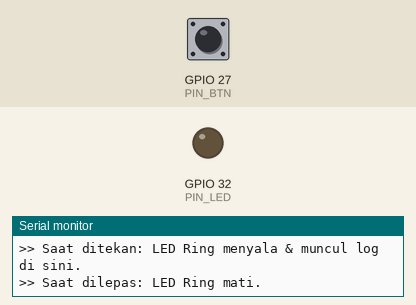
A sketch run on a simulated ESP32. On the bench: output pins drawn as LEDs (lit = HIGH), the last lines printed to the serial monitor. The inputs (shaded band) are chosen by the test bench; at power-on: GPIO 27 (PIN_BTN) HIGH.

Above: at 3.4 s.
3.5 s: GPIO 27 (PIN_BTN) pulled LOW for 0.15 s
At 3.59 s:
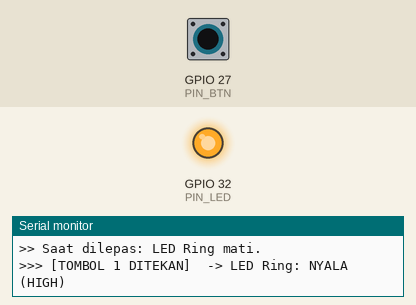
5.1 s: GPIO 27 (PIN_BTN) pulled LOW for 3.2 s
At 9.7 s:
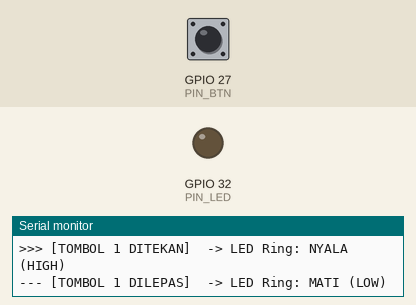
Timing chart, 0 to 11.2 s (numbered marks = the images above; inputs shaded):
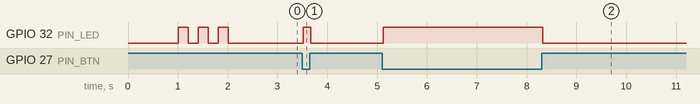

The sketch:

test_1b_button.ino
```cpp
/*
 * ============================================================
 * RANOVA Smart Plug - TES 1B: Tombol Metal 16mm + LED Ring (Slot 1)
 * ============================================================
 * Tujuan  : Memastikan tombol terbaca dan lampu LED ring menyala
 * Komponen: ESP32 DevKit V1 + 1 unit Metal Push Button 16mm
 *
 * Wiring 5 Kaki Tombol Slot 1:
 *   NO        --> ESP32 GPIO 27  (Sinyal tombol)
 *   C / COM   --> ESP32 GND      (Ground saklar)
 *   + (LED+)  --> ESP32 GPIO 32  (Kontrol lampu LED ring)
 *   - (LED-)  --> ESP32 GND      (Ground LED ring)
 *   NC        --> KOSONG         (Tidak dipakai)
 * ============================================================
 */

const int PIN_BTN = 27;  // Tombol Slot 1 (INPUT_PULLUP)
const int PIN_LED = 32;  // LED Ring Slot 1 (OUTPUT)

bool lastButtonState = HIGH;

void setup() {
  Serial.begin(115200);
  delay(1000);

  Serial.println("\n=============================================");
  Serial.println("  RANOVA - TES 1B: TOMBOL & LED RING SLOT 1  ");
  Serial.println("=============================================");

  // Inisialisasi pin
  pinMode(PIN_BTN, INPUT_PULLUP);
  pinMode(PIN_LED, OUTPUT);

  // Tes awal LED Ring: Kedipkan 3 kali untuk cek lampu sehat
  Serial.println("Mengetes lampu LED ring (kedip 3x)...");
  for (int i = 0; i < 3; i++) {
    digitalWrite(PIN_LED, HIGH);
    delay(200);
    digitalWrite(PIN_LED, LOW);
    delay(200);
  }

  Serial.println("Siap! Silakan tekan tombol fisik Slot 1 sekarang.");
  Serial.println(">> Saat ditekan: LED Ring menyala & muncul log di sini.");
  Serial.println(">> Saat dilepas: LED Ring mati.\n");
}

void loop() {
  bool currentButtonState = digitalRead(PIN_BTN);

  // Deteksi perubahan status tombol
  if (currentButtonState != lastButtonState) {
    delay(20); // Debounce sederhana
    currentButtonState = digitalRead(PIN_BTN);

    if (currentButtonState == LOW) {
      // Tombol sedang ditekan (Active-LOW)
      digitalWrite(PIN_LED, HIGH);
      Serial.println(">>> [TOMBOL 1 DITEKAN]  -> LED Ring: NYALA (HIGH)");
    } else {
      // Tombol dilepas
      digitalWrite(PIN_LED, LOW);
      Serial.println("--- [TOMBOL 1 DILEPAS]  -> LED Ring: MATI (LOW)");
    }

    lastButtonState = currentButtonState;
  }
}
```

Measured:
- after the input at 3.5 s, GPIO 32 (PIN_LED): LOW → HIGH at once, → LOW 0.15 s later
- after the input at 5.1 s, GPIO 32 (PIN_LED): LOW → HIGH at once, → LOW 3.2 s later
